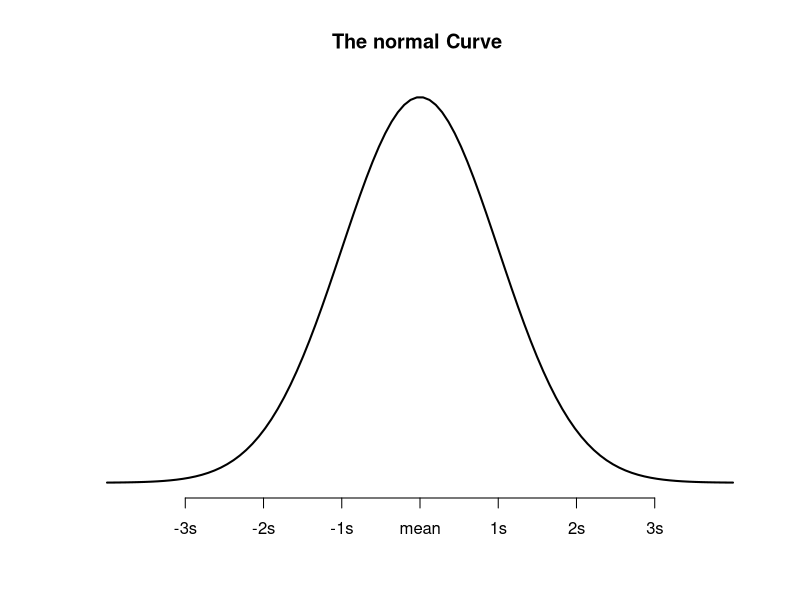

The R script that drew this image:
## ---- chunk 1
knitr::opts_chunk$set(echo = TRUE)
## ---- chunk 2
x <- seq(-4,4, length=100)
y <- dnorm(x)
plot(x,y, type ="l", lwd =2, axes= FALSE, xlab = "", ylab = "",main= "The normal Curve ")
axis(1, at = -3:3, labels = c("-3s", "-2s", "-1s", "mean", "1s", "2s", "3s"))
